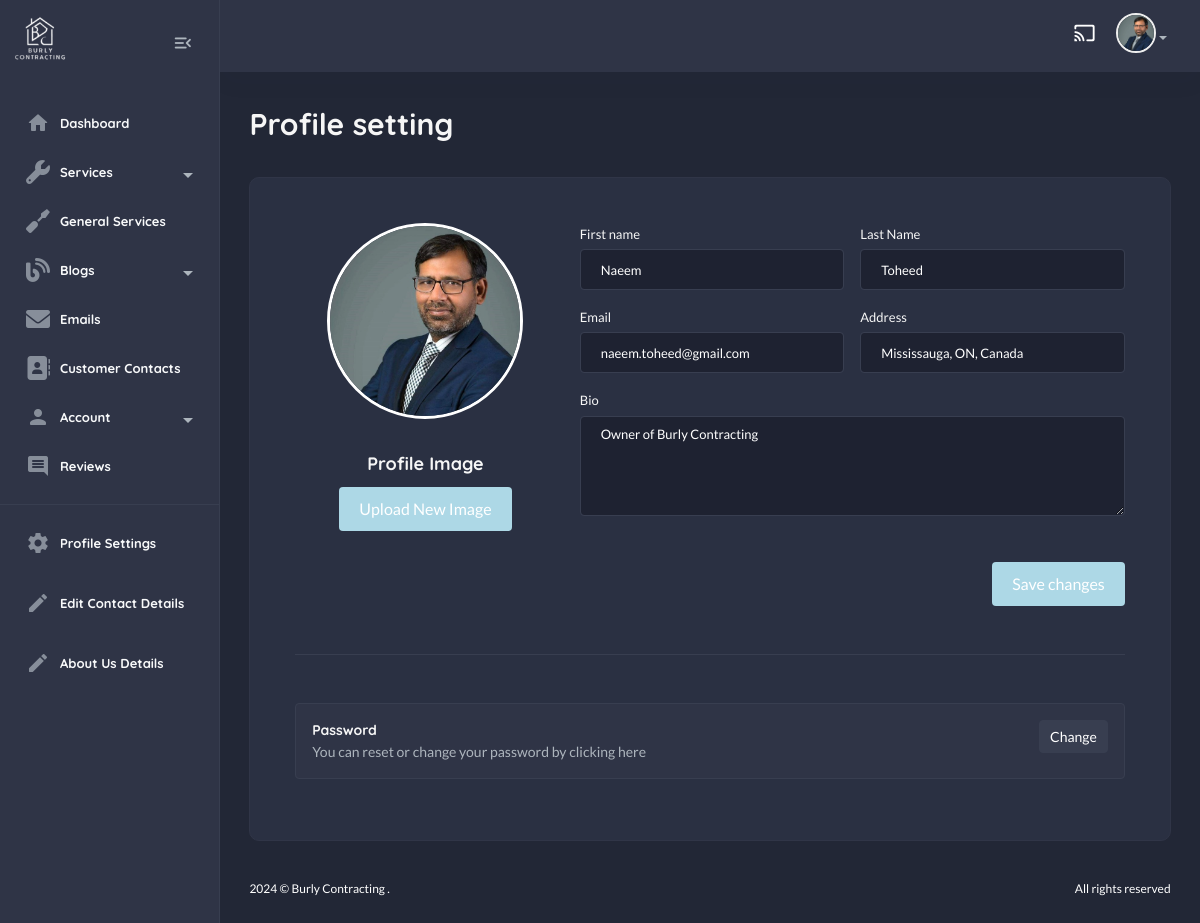
Before: /useradmin/profile/ (signed in) with the older database file.
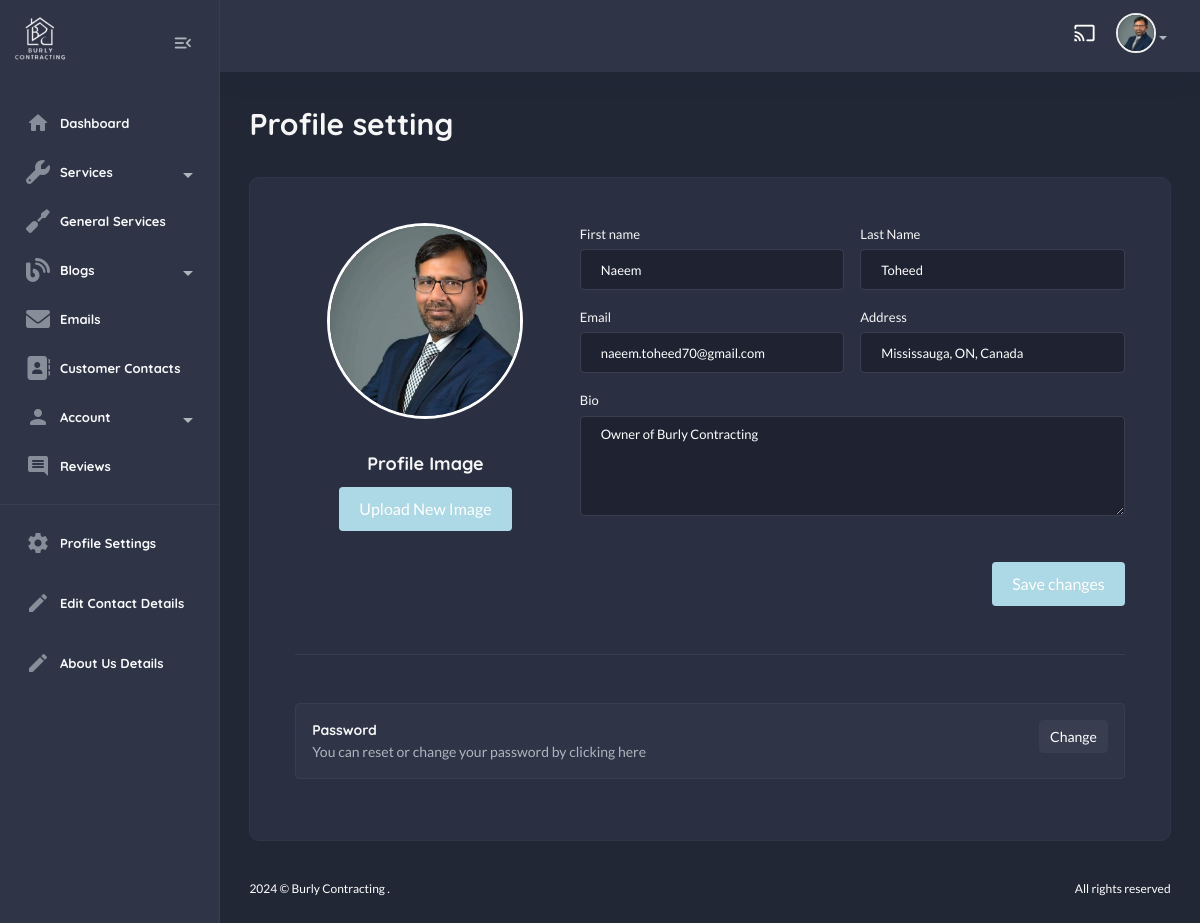
After: the same page with the newer database file.
### useradmin/models.py (models this page shows, shortened)
class Profile(models.Model):
    user = models.OneToOneField(User, on_delete=models.CASCADE)
    first_name = models.CharField(max_length=255, blank=True, null=True)
    last_name = models.CharField(max_length=255, blank=True, null=True)
    email = models.EmailField(max_length=255, blank=True, null=True)
    bio = models.TextField(default="This is My Bio!")
    address = models.CharField(max_length=255, blank=True, null=True)
    profile_image = models.ImageField(upload_to='profile_images/', blank=True, null=True)
    last_updated = models.DateTimeField(auto_now=True)

### useradmin/views.py (the view)
# urls.py: path("profile/", views.profile_view, name="profile"),
@login_required
def profile_view(request):
    profile = request.user.profile
    if request.method == 'POST':
        form = ProfileForm(request.POST, request.FILES, instance=profile)
        if form.is_valid():
            form.save()
            return redirect('useradmin:profile')
    else:
        form = ProfileForm(instance=profile)
    return render(request, 'useradmin/profile.html', {'form': form, 'profile':profile})

### home/context_processors.py (called while the page is built)
def default(request):
    services = Service.objects.all().order_by("-id")
    contact_details = ContactDetails.objects.first()
    return {
        "services" : services,
        "contact_details" : contact_details,
    }

### templates/useradmin/profile.html (shortened to what the changed rows need)
{% extends "useradmin/base.html" %}
    {% load static %}
        {% block content %}
            <section class="content-main">
                <div class="content-header">
                    <h2 class="content-title">Profile setting</h2>
                </div>
                <div class="card">
                    <div class="card-body">
                        <div class="row gx-5">
                            <div class="col-lg-12">
                                <section class="content-body p-xl-4">
                                    <form method="POST" enctype="multipart/form-data">
                                        <div class="row">
                                            <aside class="col-lg-4">
                                                <figure class="text-lg-center">
                                                        <img class="img-lg mb-3 img-avatar" src="{{profile.profile_image.url}}" alt="User Photo" />
                                                    <figcaption class="mt-10">
                                                        <h4>Profile Image</h4>
                                                        <button type="button" class="btn button-hover-effect mt-10" onclick="document.getElementById('profileImageInput').click();">
                                                        </button>
                                                    </figcaption>
                                                </figure>
                                            </aside>
                                            <div class="col-lg-8">
                                                <div class="row gx-3">
                                                    <div class="col-6 mb-3">
                                                        <label class="form-label">First name</label>
                                                        {{form.first_name}}
                                                    </div>
                                                    <div class="col-6 mb-3">
                                                        <label class="form-label">Last Name</label>
                                                        {{form.last_name}}
                                                    </div>
                                                    <div class="col-lg-6 mb-3">
                                                        <label class="form-label">Email</label>
                                                        {{form.email}}
                                                    </div>
                                                    <div class="col-lg-6 mb-3">
                                                        <label class="form-label">Address</label>
                                                        {{form.address}}
                                                    </div>
                                                    <div class="col-lg-12 mb-3">
                                                        <label class="form-label">Bio</label>
                                                        {{form.bio}}
                                                    </div>
                                                </div>
                                            </div>
                                        </div>
                                        <br />
                                    </form>
                                </section>
                            </div>
                        </div>
                    </div>
                </div>
            </section>
        {% endblock content%}

Changed rows visible on the page:
changed Profile "Naeem": email "naeem.toheed@gmail.com" → "naeem.toheed70@gmail.com"
